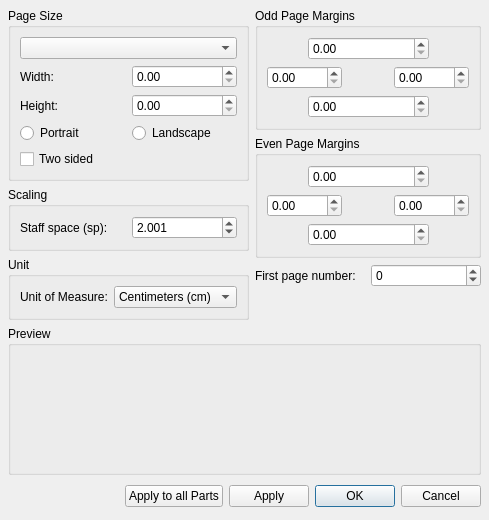
<?xml version="1.0" encoding="UTF-8"?>
<ui version="4.0">
 <class>PageSettingsBase</class>
 <widget class="QDialog" name="PageSettingsBase">
  <property name="geometry">
   <rect>
    <x>0</x>
    <y>0</y>
    <width>489</width>
    <height>520</height>
   </rect>
  </property>
  <property name="minimumSize">
   <size>
    <width>0</width>
    <height>0</height>
   </size>
  </property>
  <property name="windowTitle">
   <string>Page Settings</string>
  </property>
  <layout class="QGridLayout">
   <property name="leftMargin">
    <number>8</number>
   </property>
   <property name="topMargin">
    <number>8</number>
   </property>
   <property name="rightMargin">
    <number>8</number>
   </property>
   <property name="bottomMargin">
    <number>8</number>
   </property>
   <property name="spacing">
    <number>6</number>
   </property>
   <item row="2" column="0" colspan="2">
    <widget class="QGroupBox" name="previewGroup">
     <property name="sizePolicy">
      <sizepolicy hsizetype="Expanding" vsizetype="Expanding">
       <horstretch>0</horstretch>
       <verstretch>0</verstretch>
      </sizepolicy>
     </property>
     <property name="title">
      <string>Preview</string>
     </property>
     <layout class="QVBoxLayout" name="verticalLayout_2">
      <property name="leftMargin">
       <number>0</number>
      </property>
      <property name="topMargin">
       <number>0</number>
      </property>
      <property name="rightMargin">
       <number>0</number>
      </property>
      <property name="bottomMargin">
       <number>0</number>
      </property>
     </layout>
    </widget>
   </item>
   <item row="0" column="0" rowspan="2">
    <layout class="QVBoxLayout" stretch="0,0,0">
     <property name="spacing">
      <number>6</number>
     </property>
     <property name="leftMargin">
      <number>0</number>
     </property>
     <property name="topMargin">
      <number>0</number>
     </property>
     <property name="rightMargin">
      <number>0</number>
     </property>
     <property name="bottomMargin">
      <number>0</number>
     </property>
     <item>
      <widget class="QGroupBox" name="groupBox">
       <property name="title">
        <string>Page Size</string>
       </property>
       <layout class="QGridLayout">
        <item row="3" column="0">
         <widget class="QRadioButton" name="portraitButton">
          <property name="text">
           <string>Portrait</string>
          </property>
         </widget>
        </item>
        <item row="0" column="0" colspan="2">
         <widget class="QComboBox" name="pageGroup"/>
        </item>
        <item row="4" column="0">
         <widget class="QCheckBox" name="twosided">
          <property name="text">
           <string>Two sided</string>
          </property>
         </widget>
        </item>
        <item row="3" column="1">
         <widget class="QRadioButton" name="landscapeButton">
          <property name="text">
           <string>Landscape</string>
          </property>
         </widget>
        </item>
        <item row="1" column="1">
         <widget class="QDoubleSpinBox" name="pageWidth">
          <property name="sizePolicy">
           <sizepolicy hsizetype="Minimum" vsizetype="Fixed">
            <horstretch>0</horstretch>
            <verstretch>0</verstretch>
           </sizepolicy>
          </property>
          <property name="maximum">
           <double>2000.000000000000000</double>
          </property>
         </widget>
        </item>
        <item row="2" column="1">
         <widget class="QDoubleSpinBox" name="pageHeight">
          <property name="sizePolicy">
           <sizepolicy hsizetype="Minimum" vsizetype="Fixed">
            <horstretch>0</horstretch>
            <verstretch>0</verstretch>
           </sizepolicy>
          </property>
          <property name="maximum">
           <double>2000.000000000000000</double>
          </property>
         </widget>
        </item>
        <item row="2" column="0">
         <widget class="QLabel" name="label_3">
          <property name="text">
           <string>Height:</string>
          </property>
          <property name="buddy">
           <cstring>pageHeight</cstring>
          </property>
         </widget>
        </item>
        <item row="1" column="0">
         <widget class="QLabel" name="label_2">
          <property name="text">
           <string>Width:</string>
          </property>
          <property name="buddy">
           <cstring>pageWidth</cstring>
          </property>
         </widget>
        </item>
       </layout>
      </widget>
     </item>
     <item>
      <widget class="QGroupBox" name="groupBox_2">
       <property name="title">
        <string>Scaling</string>
       </property>
       <layout class="QHBoxLayout">
        <item>
         <widget class="QLabel" name="label">
          <property name="toolTip">
           <string>Distance between two lines on a standard 5-line staff</string>
          </property>
          <property name="whatsThis">
           <string>Distance between two lines on a standard 5-line staff</string>
          </property>
          <property name="text">
           <string>Staff space (sp):</string>
          </property>
          <property name="buddy">
           <cstring>spatiumEntry</cstring>
          </property>
         </widget>
        </item>
        <item>
         <widget class="QDoubleSpinBox" name="spatiumEntry">
          <property name="sizePolicy">
           <sizepolicy hsizetype="Minimum" vsizetype="Fixed">
            <horstretch>0</horstretch>
            <verstretch>0</verstretch>
           </sizepolicy>
          </property>
          <property name="decimals">
           <number>3</number>
          </property>
          <property name="minimum">
           <double>0.001000000000000</double>
          </property>
          <property name="maximum">
           <double>999.990000000000009</double>
          </property>
          <property name="singleStep">
           <double>0.200000000000000</double>
          </property>
          <property name="value">
           <double>2.001000000000000</double>
          </property>
         </widget>
        </item>
       </layout>
      </widget>
     </item>
     <item>
      <widget class="QGroupBox" name="groupBox_6">
       <property name="title">
        <string>Unit</string>
       </property>
       <layout class="QGridLayout" name="gridLayout_1">
        <item row="0" column="1">
         <widget class="QComboBox" name="unitsList">
          <property name="currentText">
           <string>Centimeters (cm)</string>
          </property>
          <property name="sizeAdjustPolicy">
           <enum>QComboBox::AdjustToContents</enum>
          </property>
          <item>
           <property name="text">
            <string>Centimeters (cm)</string>
           </property>
          </item>
         </widget>
        </item>
        <item row="0" column="0">
         <widget class="QLabel" name="unitLabel">
          <property name="sizePolicy">
           <sizepolicy hsizetype="Minimum" vsizetype="Preferred">
            <horstretch>0</horstretch>
            <verstretch>0</verstretch>
           </sizepolicy>
          </property>
          <property name="text">
           <string>Unit of Measure:</string>
          </property>
         </widget>
        </item>
       </layout>
      </widget>
     </item>
    </layout>
   </item>
   <item row="3" column="0" colspan="2">
    <layout class="QHBoxLayout">
     <property name="leftMargin">
      <number>0</number>
     </property>
     <property name="topMargin">
      <number>0</number>
     </property>
     <property name="rightMargin">
      <number>0</number>
     </property>
     <property name="bottomMargin">
      <number>0</number>
     </property>
     <item>
      <spacer>
       <property name="orientation">
        <enum>Qt::Horizontal</enum>
       </property>
       <property name="sizeHint" stdset="0">
        <size>
         <width>131</width>
         <height>31</height>
        </size>
       </property>
      </spacer>
     </item>
     <item>
      <widget class="QPushButton" name="buttonApplyToAllParts">
       <property name="text">
        <string>Apply to all Parts</string>
       </property>
      </widget>
     </item>
     <item>
      <widget class="QPushButton" name="buttonApply">
       <property name="text">
        <string>Apply</string>
       </property>
      </widget>
     </item>
     <item>
      <widget class="QPushButton" name="buttonOk">
       <property name="text">
        <string>OK</string>
       </property>
       <property name="default">
        <bool>true</bool>
       </property>
      </widget>
     </item>
     <item>
      <widget class="QPushButton" name="buttonCancel">
       <property name="text">
        <string>Cancel</string>
       </property>
      </widget>
     </item>
    </layout>
   </item>
   <item row="0" column="1">
    <layout class="QVBoxLayout">
     <property name="spacing">
      <number>6</number>
     </property>
     <property name="leftMargin">
      <number>0</number>
     </property>
     <property name="topMargin">
      <number>0</number>
     </property>
     <property name="rightMargin">
      <number>0</number>
     </property>
     <property name="bottomMargin">
      <number>0</number>
     </property>
     <item>
      <widget class="QGroupBox" name="groupBox_3">
       <property name="title">
        <string>Odd Page Margins</string>
       </property>
       <layout class="QGridLayout" name="gridLayout_3">
        <item row="1" column="0" colspan="2">
         <widget class="QDoubleSpinBox" name="oddPageLeftMargin">
          <property name="sizePolicy">
           <sizepolicy hsizetype="Preferred" vsizetype="Fixed">
            <horstretch>0</horstretch>
            <verstretch>0</verstretch>
           </sizepolicy>
          </property>
          <property name="maximum">
           <double>2000.000000000000000</double>
          </property>
         </widget>
        </item>
        <item row="1" column="3" colspan="2">
         <widget class="QDoubleSpinBox" name="oddPageRightMargin">
          <property name="sizePolicy">
           <sizepolicy hsizetype="Preferred" vsizetype="Fixed">
            <horstretch>0</horstretch>
            <verstretch>0</verstretch>
           </sizepolicy>
          </property>
          <property name="maximum">
           <double>2000.000000000000000</double>
          </property>
         </widget>
        </item>
        <item row="2" column="1" colspan="3">
         <widget class="QDoubleSpinBox" name="oddPageBottomMargin">
          <property name="sizePolicy">
           <sizepolicy hsizetype="Preferred" vsizetype="Fixed">
            <horstretch>0</horstretch>
            <verstretch>0</verstretch>
           </sizepolicy>
          </property>
          <property name="maximum">
           <double>2000.000000000000000</double>
          </property>
         </widget>
        </item>
        <item row="1" column="2">
         <spacer name="horizontalSpacer_2">
          <property name="orientation">
           <enum>Qt::Horizontal</enum>
          </property>
          <property name="sizeType">
           <enum>QSizePolicy::Preferred</enum>
          </property>
          <property name="sizeHint" stdset="0">
           <size>
            <width>40</width>
            <height>20</height>
           </size>
          </property>
         </spacer>
        </item>
        <item row="0" column="1" colspan="3">
         <widget class="QDoubleSpinBox" name="oddPageTopMargin">
          <property name="sizePolicy">
           <sizepolicy hsizetype="Preferred" vsizetype="Fixed">
            <horstretch>0</horstretch>
            <verstretch>0</verstretch>
           </sizepolicy>
          </property>
          <property name="maximum">
           <double>2000.000000000000000</double>
          </property>
         </widget>
        </item>
       </layout>
      </widget>
     </item>
     <item>
      <widget class="QGroupBox" name="groupBox_4">
       <property name="title">
        <string>Even Page Margins</string>
       </property>
       <layout class="QGridLayout" name="gridLayout_2">
        <item row="1" column="3" colspan="2">
         <widget class="QDoubleSpinBox" name="evenPageRightMargin">
          <property name="sizePolicy">
           <sizepolicy hsizetype="Preferred" vsizetype="Fixed">
            <horstretch>0</horstretch>
            <verstretch>0</verstretch>
           </sizepolicy>
          </property>
          <property name="maximum">
           <double>2000.000000000000000</double>
          </property>
         </widget>
        </item>
        <item row="2" column="1" colspan="3">
         <widget class="QDoubleSpinBox" name="evenPageBottomMargin">
          <property name="sizePolicy">
           <sizepolicy hsizetype="Preferred" vsizetype="Fixed">
            <horstretch>0</horstretch>
            <verstretch>0</verstretch>
           </sizepolicy>
          </property>
          <property name="maximum">
           <double>2000.000000000000000</double>
          </property>
         </widget>
        </item>
        <item row="1" column="0" colspan="2">
         <widget class="QDoubleSpinBox" name="evenPageLeftMargin">
          <property name="sizePolicy">
           <sizepolicy hsizetype="Preferred" vsizetype="Fixed">
            <horstretch>0</horstretch>
            <verstretch>0</verstretch>
           </sizepolicy>
          </property>
          <property name="maximum">
           <double>2000.000000000000000</double>
          </property>
         </widget>
        </item>
        <item row="1" column="2">
         <spacer name="horizontalSpacer_3">
          <property name="orientation">
           <enum>Qt::Horizontal</enum>
          </property>
          <property name="sizeType">
           <enum>QSizePolicy::Preferred</enum>
          </property>
          <property name="sizeHint" stdset="0">
           <size>
            <width>40</width>
            <height>20</height>
           </size>
          </property>
         </spacer>
        </item>
        <item row="0" column="1" colspan="3">
         <widget class="QDoubleSpinBox" name="evenPageTopMargin">
          <property name="sizePolicy">
           <sizepolicy hsizetype="Preferred" vsizetype="Fixed">
            <horstretch>0</horstretch>
            <verstretch>0</verstretch>
           </sizepolicy>
          </property>
          <property name="maximum">
           <double>2000.000000000000000</double>
          </property>
         </widget>
        </item>
       </layout>
      </widget>
     </item>
     <item>
      <layout class="QHBoxLayout" name="horizontalLayout_2">
       <item>
        <widget class="QLabel" name="label_12">
         <property name="text">
          <string>First page number:</string>
         </property>
         <property name="buddy">
          <cstring>pageOffsetEntry</cstring>
         </property>
        </widget>
       </item>
       <item>
        <widget class="QSpinBox" name="pageOffsetEntry">
         <property name="minimum">
          <number>-99</number>
         </property>
         <property name="maximum">
          <number>999</number>
         </property>
        </widget>
       </item>
      </layout>
     </item>
    </layout>
   </item>
  </layout>
 </widget>
 <tabstops>
  <tabstop>pageGroup</tabstop>
  <tabstop>pageWidth</tabstop>
  <tabstop>pageHeight</tabstop>
  <tabstop>portraitButton</tabstop>
  <tabstop>landscapeButton</tabstop>
  <tabstop>twosided</tabstop>
  <tabstop>spatiumEntry</tabstop>
  <tabstop>oddPageTopMargin</tabstop>
  <tabstop>oddPageLeftMargin</tabstop>
  <tabstop>oddPageRightMargin</tabstop>
  <tabstop>oddPageBottomMargin</tabstop>
  <tabstop>evenPageTopMargin</tabstop>
  <tabstop>evenPageLeftMargin</tabstop>
  <tabstop>evenPageRightMargin</tabstop>
  <tabstop>evenPageBottomMargin</tabstop>
  <tabstop>pageOffsetEntry</tabstop>
  <tabstop>buttonApplyToAllParts</tabstop>
  <tabstop>buttonApply</tabstop>
  <tabstop>buttonOk</tabstop>
  <tabstop>buttonCancel</tabstop>
 </tabstops>
 <resources/>
 <connections>
  <connection>
   <sender>buttonOk</sender>
   <signal>clicked()</signal>
   <receiver>PageSettingsBase</receiver>
   <slot>accept()</slot>
   <hints>
    <hint type="sourcelabel">
     <x>278</x>
     <y>253</y>
    </hint>
    <hint type="destinationlabel">
     <x>96</x>
     <y>254</y>
    </hint>
   </hints>
  </connection>
  <connection>
   <sender>buttonCancel</sender>
   <signal>clicked()</signal>
   <receiver>PageSettingsBase</receiver>
   <slot>reject()</slot>
   <hints>
    <hint type="sourcelabel">
     <x>369</x>
     <y>253</y>
    </hint>
    <hint type="destinationlabel">
     <x>179</x>
     <y>282</y>
    </hint>
   </hints>
  </connection>
 </connections>
</ui>
